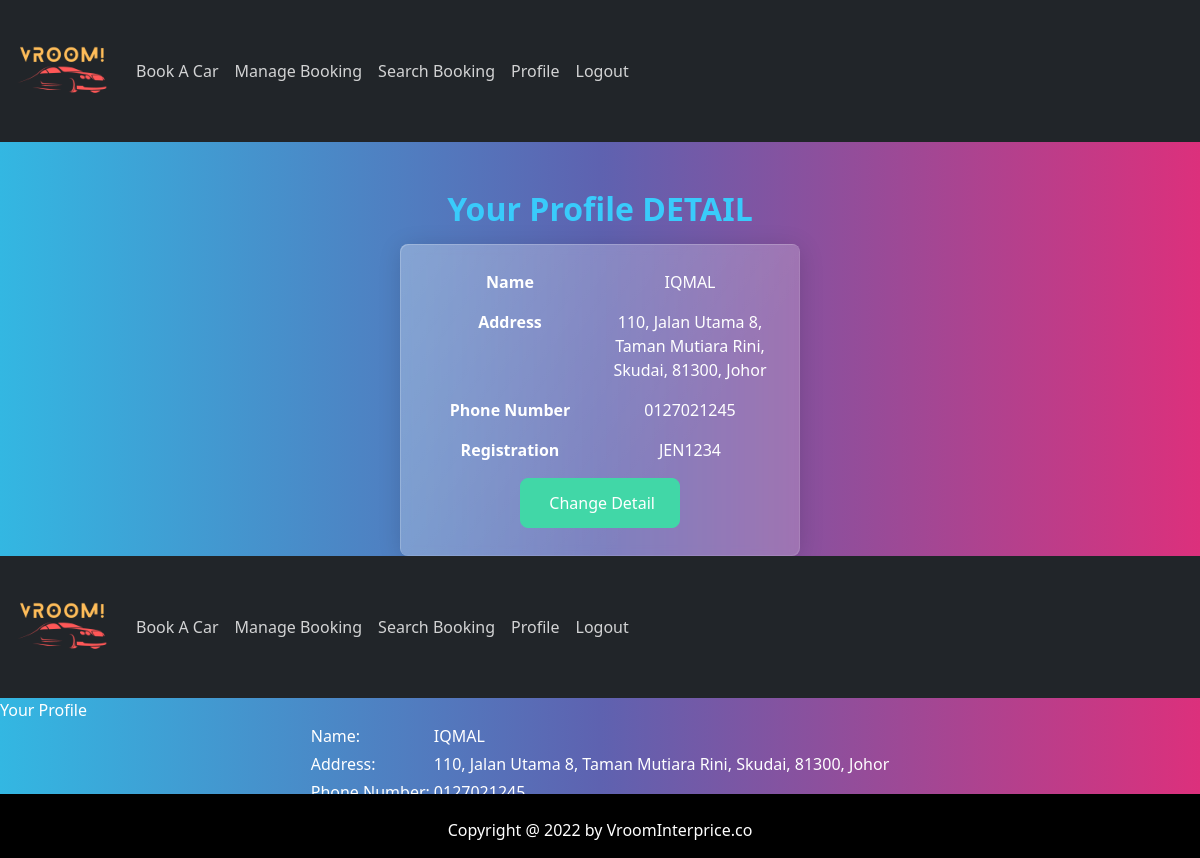
/test.php (signed in), run on the app's committed database.
### tables this page shows
CREATE TABLE `tb_user` (
  `u_id` varchar(15) NOT NULL,
  `u_pwd` varchar(100) NOT NULL,
  `u_name` varchar(200) NOT NULL,
  `u_address` varchar(200) DEFAULT NULL,
  `u_contact` varchar(20) NOT NULL,
  `u_license` varchar(20) NOT NULL,
  `u_type` varchar(2) NOT NULL
);

### test.php (the view, shortened to what this page needs)
<?php
 include ('dbconnect.php');
 include 'headercust.php';
$uid=$_SESSION['uid'];
$sql="SELECT * FROM tb_user WHERE u_id='$uid'";
$result=mysqli_query($con,$sql);
?>
<?php
while($rows=mysqli_fetch_array($result)){
?>
<main class="page" style="min-height: 100%;">
    <section class="clean-block about-us">
        <br><br>
        <div class="row" style="margin-right: 0px;margin-left: 0px;">
            <div class="col text-center">
                <h2 class="text-info">Your Profile DETAIL</h2>
            </div>
        </div>
        <div class="row justify-content-center" style="margin-right: 0px;margin-left: 0px;">
            <div class="col-sm-6 col-lg-4" style="padding-right: 0px;padding-left: 0px;">
                <div class="card clean-card text-center">
                    <div class="card-body info">
                        <div class="row" style="margin-top: -24px;">
                            <div class="col-md-12" style="margin-top: 22px;">
                                <div class="row">
                                    <div class="col">
                                        <p class="labels"><strong>Name</strong></p>
                                    </div>
                                    <div class="col">
                                        <p class="labels"><?php echo $rows['u_name']; ?></p>
                                    </div>
                                </div>
                                <div class="row">
                                    <div class="col">
                                        <p class="labels"><strong>Address</strong></p>
                                    </div>
                                    <div class="col">
                                        <p class="labels"><?php echo $rows['u_address']; ?></p>
                                    </div>
                                </div>
                                <div class="row">
                                    <div class="col">
                                        <p class="labels"><strong>Phone Number</strong></p>
                                    </div>
                                    <div class="col">
                                        <p class="labels"><?php echo $rows['u_contact']; ?></p>
                                    </div>
                                </div>
                                <div class="row">
                                    <div class="col">
                                        <p class="labels"><strong>Registration</strong></p>
                                    </div>
                                    <div class="col">
                                        <p class="labels"><?php echo $rows['u_license']; ?></p>
                                    </div>
                                </div>
                                <div class="row">
                                    <div class="col-md-12"><a class="btn btn-success" role="button" href="custprofilemodifyprocess.php"><i class="fas fa-pencil-alt"></i> Change Detail</a></div>
                                </div>
                            </div>
                        </div>
                    </div>
                </div>
            </div>
        </div>
    </section>
</main>
<?php
}
?>
<?php include 'footer.php';?>
<?php
 include ('dbconnect.php');
 include 'headercust.php';
$uid=$_SESSION['uid'];
$sql="SELECT * FROM tb_user WHERE u_id='$uid'";
$result=mysqli_query($con,$sql);
?>
<div id="center">
<div id="contentbox">
<?php
while($rows=mysqli_fetch_array($result)){
?>
<div id="signup">
<div id="signup-st">
<form action="" method="POST" id="signin" id="reg">
<div id="reg-head" class="headrg">Your Profile</div>
<table border="0" align="center" cellpadding="2" cellspacing="0">
<tr id="lg-1">
<td class="tl-1"><div align="left" id="tb-name">Name:</div></td>
<td class="tl-4"><?php echo $rows['u_name']; ?></td>
</tr>
<tr id="lg-1">
<td class="tl-1"><div align="left" id="tb-name">Address:</div></td>
<td class="tl-4"><?php echo $rows['u_address']; ?></td>
</tr>
<tr id="lg-1">
<td class="tl-1"><div align="left" id="tb-name">Phone Number:</div></td>
<td class="tl-4"><?php echo $rows['u_contact']; ?></td>
</tr>
<tr id="lg-1">
<td class="tl-1"><div align="left" id="tb-name">Registration:</div></td>
<td class="tl-4"><?php echo $rows['u_license']; ?></td>
</tr>
</table>
</form>
</div>
</div>
<div id="login">
<div id="login-sg">
<div id="st"><a href="custprofilemodifyprocess.php" id="st-btn">Change Details</a></div>
</div>
</div>
<?php
}
?>
</div>
</div>
<?php include 'footer.php';?>

### data on the page
tb_user: u_name "IQMAL", u_address "110, Jalan Utama 8, Taman Mutiara Rini, Skudai, 81300, Johor", u_contact "0127021245", u_license "JEN1234"
